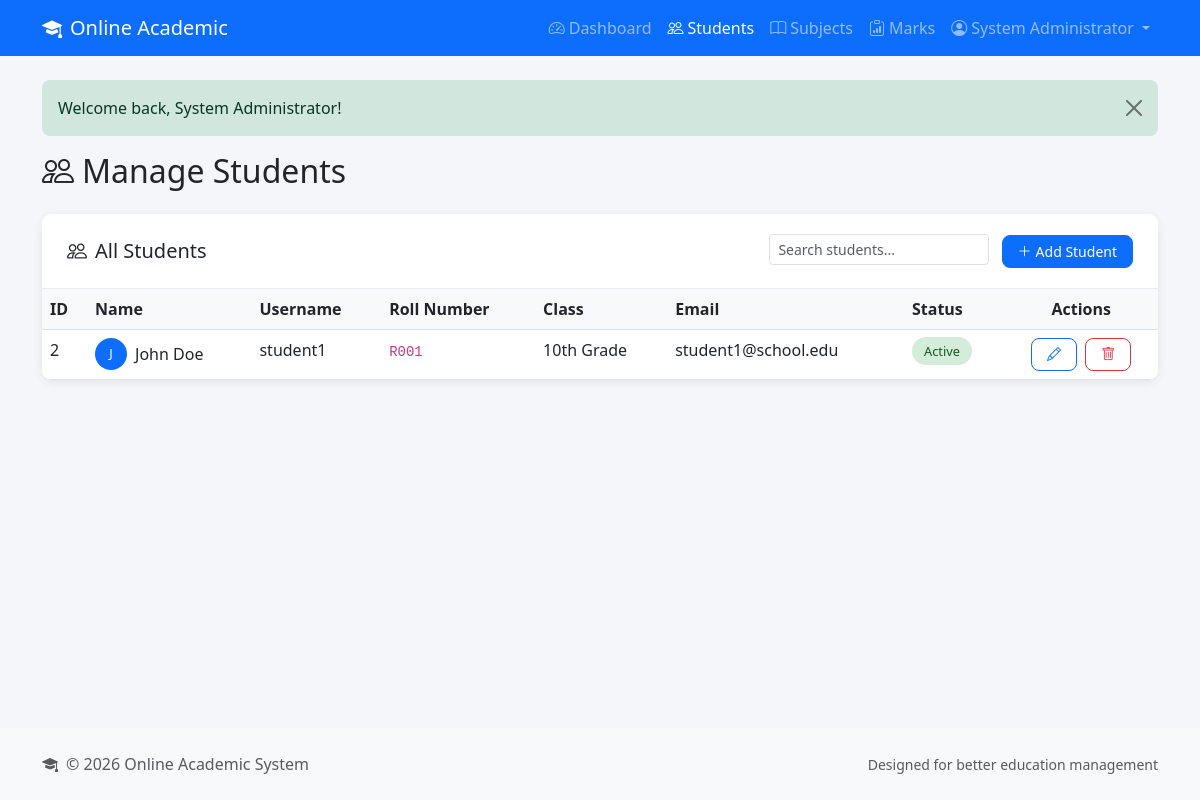
The app's page /admin/students.php (signed in) with its own data.
### tables this page shows
CREATE TABLE IF NOT EXISTS users (
    id INT AUTO_INCREMENT PRIMARY KEY,
    username VARCHAR(50) UNIQUE NOT NULL,
    password VARCHAR(255) NOT NULL,
    email VARCHAR(100) UNIQUE NOT NULL,
    full_name VARCHAR(100) NOT NULL,
    role ENUM('student', 'admin') DEFAULT 'student',
    roll_number VARCHAR(20) UNIQUE,
    class VARCHAR(20),
    phone VARCHAR(15),
    address TEXT,
    status ENUM('active', 'inactive') DEFAULT 'active',
    created_at TIMESTAMP DEFAULT CURRENT_TIMESTAMP,
    updated_at TIMESTAMP DEFAULT CURRENT_TIMESTAMP ON UPDATE CURRENT_TIMESTAMP,
    INDEX idx_role (role),
    INDEX idx_roll_number (roll_number),
    INDEX idx_status (status)
);

### config/database.php (called while the page is built, shortened)
<?php
function getDBConnection() {
    static $pdo = null;
    if ($pdo === null) {
        try {
            $dsn = "mysql:host=" . DB_HOST . ";dbname=" . DB_NAME . ";charset=" . DB_CHARSET;
            $options = [
                PDO::ATTR_ERRMODE => PDO::ERRMODE_EXCEPTION,
                PDO::ATTR_DEFAULT_FETCH_MODE => PDO::FETCH_ASSOC,
                PDO::ATTR_EMULATE_PREPARES => false,
                PDO::MYSQL_ATTR_INIT_COMMAND => "SET NAMES " . DB_CHARSET . " COLLATE utf8mb4_unicode_ci"
            ];
            $pdo = new PDO($dsn, DB_USER, DB_PASS, $options);
        } catch (PDOException $e) {
            error_log("Database connection failed: " . $e->getMessage());
            throw new Exception("Database connection failed. Please try again later.");
        }
    }
    return $pdo;
}
function executeQuery($sql, $params = []) {
    $pdo = getDBConnection();
    $stmt = $pdo->prepare($sql);
    $stmt->execute($params);
    return $stmt;
}
function fetchAll($sql, $params = []) {
    return executeQuery($sql, $params)->fetchAll();
}

### admin/students.php (the view, shortened to what this page needs)
<?php
require_once __DIR__ . '/../includes/functions.php';
$action = $_GET['action'] ?? 'list';
$error = '';
$editStudent = null;
$students = fetchAll("SELECT * FROM users WHERE role = 'student' ORDER BY created_at DESC");
include __DIR__ . '/../includes/header.php';
?>
<div class="row">
    <div class="col-12">
        <h2 class="mb-4">
            <i class="bi bi-people me-2"></i>Manage Students
        </h2>
    </div>
</div>
<?php if ($action === 'add' || $action === 'edit'): ?>
<div class="row">
    <div class="col-md-8 mx-auto">
        <div class="card">
            <div class="card-header">
                <h5 class="mb-0">
                    <i class="bi bi-<?php echo $action === 'add' ? 'plus-lg' : 'pencil'; ?> me-2"></i>
                    <?php echo $action === 'add' ? 'Add New Student' : 'Edit Student'; ?>
                </h5>
            </div>
            <div class="card-body">
                <?php if ($error): ?>
                    <div class="alert alert-danger"><?php echo $error; ?></div>
                <?php endif; ?>
                <form method="POST" action="" class="needs-validation" novalidate>
                    <input type="hidden" name="id" value="<?php echo $editStudent['id'] ?? ''; ?>">
                    <div class="row">
                        <div class="col-md-6 mb-3">
                            <label class="form-label">Username *</label>
                            <input type="text" class="form-control" name="username" required
                                   value="<?php echo htmlspecialchars($editStudent['username'] ?? ''); ?>">
                        </div>
                        <div class="col-md-6 mb-3">
                            <label class="form-label">Email *</label>
                            <input type="email" class="form-control" name="email" required
                                   value="<?php echo htmlspecialchars($editStudent['email'] ?? ''); ?>">
                        </div>
                    </div>
                    <div class="row">
                        <div class="col-md-6 mb-3">
                            <label class="form-label">Full Name *</label>
                            <input type="text" class="form-control" name="full_name" required
                                   value="<?php echo htmlspecialchars($editStudent['full_name'] ?? ''); ?>">
                        </div>
                        <div class="col-md-6 mb-3">
                            <label class="form-label">Roll Number *</label>
                            <input type="text" class="form-control" name="roll_number" required
                                   value="<?php echo htmlspecialchars($editStudent['roll_number'] ?? ''); ?>">
                        </div>
                    </div>
                    <div class="row">
                        <div class="col-md-6 mb-3">
                            <label class="form-label">Class</label>
                            <input type="text" class="form-control" name="class"
                                   value="<?php echo htmlspecialchars($editStudent['class'] ?? ''); ?>"
                                   placeholder="e.g., 10th Grade">
                        </div>
                        <div class="col-md-6 mb-3">
                            <label class="form-label">Phone</label>
                            <input type="tel" class="form-control" name="phone"
                                   value="<?php echo htmlspecialchars($editStudent['phone'] ?? ''); ?>">
                        </div>
                    </div>
                    <div class="mb-3">
                        <label class="form-label">Address</label>
                        <textarea class="form-control" name="address" rows="2"><?php echo htmlspecialchars($editStudent['address'] ?? ''); ?></textarea>
                    </div>
                    <div class="row">
                        <div class="col-md-6 mb-3">
                            <label class="form-label">Password <?php echo $action === 'edit' ? '(Leave blank to keep current)' : '(Leave blank for default: student123)'; ?></label>
                            <input type="password" class="form-control" name="password">
                        </div>
                        <div class="col-md-6 mb-3">
                            <label class="form-label">Status</label>
                            <select class="form-select" name="status">
                                <option value="active" <?php echo ($editStudent['status'] ?? '') === 'active' ? 'selected' : ''; ?>>Active</option>
                                <option value="inactive" <?php echo ($editStudent['status'] ?? '') === 'inactive' ? 'selected' : ''; ?>>Inactive</option>
                            </select>
                        </div>
                    </div>
                    <div class="d-flex justify-content-between">
                        <a href="students.php" class="btn btn-secondary">
                            <i class="bi bi-arrow-left me-1"></i>Back
                        </a>
                        <button type="submit" name="save_student" class="btn btn-primary">
                            <i class="bi bi-check-lg me-1"></i>Save Student
                        </button>
                    </div>
                </form>
            </div>
        </div>
    </div>
</div>
<?php else: ?>
<div class="row">
    <div class="col-12">
        <div class="table-card">
            <div class="card-header d-flex justify-content-between align-items-center">
                <h5 class="mb-0"><i class="bi bi-people me-2"></i>All Students</h5>
                <div>
                    <input type="text" class="form-control form-control-sm d-inline-block w-auto me-2 table-search"
                           data-table="studentsTable" placeholder="Search students...">
                    <a href="students.php?action=add" class="btn btn-primary btn-sm">
                        <i class="bi bi-plus-lg me-1"></i>Add Student
                    </a>
                </div>
            </div>
            <div class="card-body p-0">
                <?php if (empty($students)): ?>
                    <div class="empty-state">
                        <i class="bi bi-inbox empty-state-icon"></i>
                        <h4>No Students Found</h4>
                        <p class="text-muted">Start by adding your first student.</p>
                        <a href="students.php?action=add" class="btn btn-primary">
                            <i class="bi bi-plus-lg me-1"></i>Add Student
                        </a>
                    </div>
                <?php else: ?>
                    <div class="table-responsive">
                        <table class="table table-hover mb-0" id="studentsTable">
                            <thead>
                                <tr>
                                    <th>ID</th>
                                    <th>Name</th>
                                    <th>Username</th>
                                    <th>Roll Number</th>
                                    <th>Class</th>
                                    <th>Email</th>
                                    <th>Status</th>
                                    <th class="text-center">Actions</th>
                                </tr>
                            </thead>
                            <tbody>
                                <?php foreach ($students as $student): ?>
                                <tr>
                                    <td><?php echo $student['id']; ?></td>
                                    <td>
                                        <div class="d-flex align-items-center">
                                            <div class="bg-primary text-white rounded-circle d-flex align-items-center justify-content-center me-2" style="width: 32px; height: 32px; font-size: 0.8rem;">
                                                <?php echo strtoupper(substr($student['full_name'], 0, 1)); ?>
                                            </div>
                                            <?php echo htmlspecialchars($student['full_name']); ?>
                                        </div>
                                    </td>
                                    <td><?php echo htmlspecialchars($student['username']); ?></td>
                                    <td><code><?php echo htmlspecialchars($student['roll_number']); ?></code></td>
                                    <td><?php echo htmlspecialchars($student['class'] ?? 'N/A'); ?></td>
                                    <td><?php echo htmlspecialchars($student['email']); ?></td>
                                    <td>
                                        <span class="status-badge status-<?php echo $student['status']; ?>">
                                            <?php echo ucfirst($student['status']); ?>
                                        </span>
                                    </td>
                                    <td class="text-center">
                                        <a href="students.php?action=edit&id=<?php echo $student['id']; ?>"
                                           class="btn btn-sm btn-outline-primary me-1" title="Edit">
                                            <i class="bi bi-pencil"></i>
                                        </a>
                                        <a href="students.php?action=delete&id=<?php echo $student['id']; ?>"
                                           class="btn btn-sm btn-outline-danger btn-delete" title="Delete"
                                           onclick="return confirm('Are you sure you want to delete this student?')">
                                            <i class="bi bi-trash"></i>
                                        </a>
                                    </td>
                                </tr>
                                <?php endforeach; ?>
                            </tbody>
                        </table>
                    </div>
                <?php endif; ?>
            </div>
        </div>
    </div>
</div>
<?php endif; ?>
<?php include __DIR__ . '/../includes/footer.php'; ?>

### assets/css/style.css (style rules this page uses)
:root { --primary-color: #0d6efd; --secondary-color: #6c757d; --success-color: #198754; --info-color: #0dcaf0; --warning-color: #ffc107; --danger-color: #dc3545; --light-color: #f8f9fa; --dark-color: #212529; }
html, body { height: 100%; }
body { display: flex; flex-direction: column; background-color: #f5f6fa; }
.table-card { background: white; border-radius: 10px; box-shadow: 0 2px 10px rgba(0,0,0,0.08); overflow: hidden; }
.table-card .card-header { background: white; border-bottom: 1px solid #e9ecef; padding: 20px 25px; }
.table-card .table { margin-bottom: 0; }
.table-card .table th { background-color: #f8f9fa; font-weight: 600; border-top: none; }
.status-badge { padding: 5px 12px; border-radius: 20px; font-size: 0.8rem; font-weight: 500; }
.status-active { background-color: #d4edda; color: #155724; }
.btn { border-radius: 8px; font-weight: 500; padding: 10px 20px; }
.btn-sm { padding: 5px 15px; font-size: 0.875rem; }

### records on screen
users: id "2", full_name "J", full_name "John Doe", username "student1", roll_number "R001", class "10th Grade", email "student1@school.edu", status "Active"

### other values on screen
$_SESSION['full_name'] "System Administrator"
$flash['message'] "Welcome back, System Administrator!"
